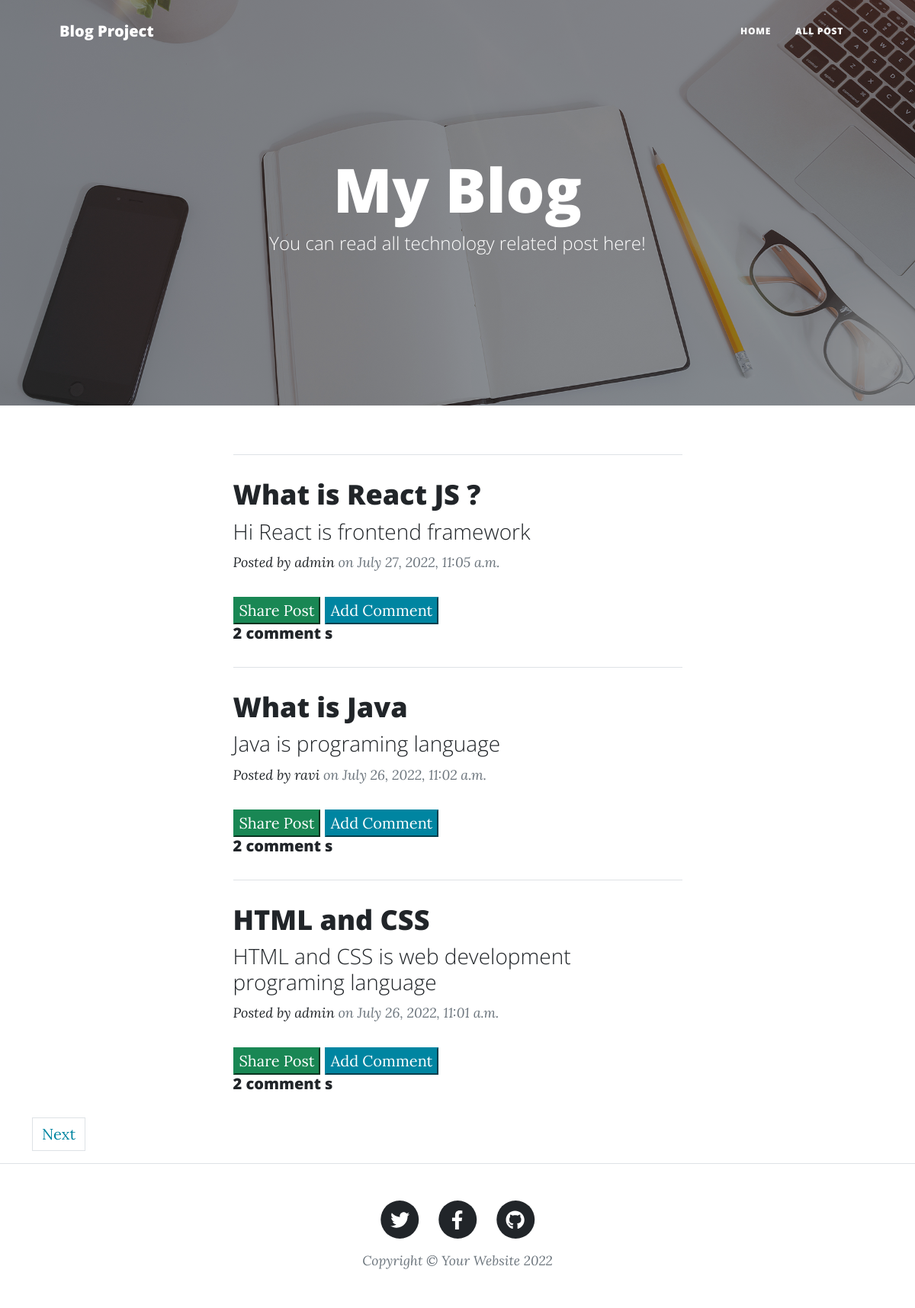
/post_list/, run on the app's committed database.
### app/models.py (models this page shows, shortened)
class Post(models.Model):
    STATUS_CHOICES = (
        ('draft', 'Draft'),
        ('published', 'Published'),
    )
    title = models.CharField(max_length=250)
    slug = AutoSlugField(unique_for_date ='publish', unique=True, null=True,default=None)
    author = models.ForeignKey(User,on_delete=models.CASCADE, related_name='blog_posts')
    body = models.TextField()
    publish = models.DateTimeField(default=timezone.now)
    created = models.DateTimeField(auto_now_add=True)
    updated = models.DateTimeField(auto_now_add=True)
    status = models.CharField(max_length=10, choices=STATUS_CHOICES, default='draft')
    class Meta:
        ordering = ['-publish']
    objects = models.Manager()
    published = PublishedManager()

### app/views.py (the view)
# urls.py: path('post_list/', views.post_list, name='post_list'),
def post_list(request):
    posts = Post.published.all()
    comment = Comment.objects.all()
    p= Paginator(posts, 3)
    page_number = request.GET.get('page')
    final = p.get_page(page_number)
    totalpage = final.paginator.num_pages
    try:
        page_obj = p.get_page(page_number)
    except PageNotAnInteger:
        page_obj = p.page(1)
    except EmptyPage:
        page_obj = p.page(p.num_pages)
    context = {'page_obj': page_obj,
                'lastpage':totalpage,
                'totalpagelist':[n+1 for n in range(totalpage)],
                'comment':comment,
                }
    return render(request,'app/list.html', context)

### app/models.py (called while the page is built)
    def get_queryset(self):
        return super(PublishedManager, self).get_queryset().filter(status='published')

### app/templates/app/list.html (shortened to what this page needs)
{% extends 'app/index.html' %}
{% block content %}
       <div class="container px-4 px-lg-5">
        <div class="row gx-4 gx-lg-5 justify-content-center">
            <div class="col-md-10 col-lg-8 col-xl-7">
                <div class="post-preview">
                    {% for post in page_obj.object_list %}
                    <a href="/post_details/{{post.slug}}">
                        <hr>
                        <h2 class="post-title" href="{{post.slug}}">{{post.title}}</h2>
                        <h3 class="post-subtitle">{{post.body}}</h3>
                        <p class="post-meta">Posted by<a href=""> {{post.author}} </a> on {{post.publish}} </p>
                        <a href="{% url 'post_share' post.id %}">
                            <input class="btn-success" type="submit" value="Share Post">
                        </a>
                        <a href="{% url 'comments' post.id %}"><button type="submit" class="btn-primary" >Add Comment</button></a>
                        {% with comment.count as total_comments %}
                            <h5>
                                {{total_comments}} comment {{total_comments | pluralize}}
                            </h5>
                        {% endwith %}
                    {% endfor %}
                    </a>
                </div>
            </div>
        </div>
    </div>
    <div class="container"
    <nav aria-label="Page navigation example">
        <ul class="pagination">
        {% if page_obj.has_next %}
          <li class="page-item"><a class="page-link text-primary" href="?page={{page_obj.next_page_number}}">Next</a></li>
        {% endif %}
        </ul>
</div>
{% endblock %}

### app/templates/app/index.html (shortened to what this page needs)
<!DOCTYPE html>
{% load static %}
<html lang="en">
    <head>
        <link href="{% static 'css/styles.css' %}" rel="stylesheet" />
    </head>
    <body>
        <nav class="navbar navbar-expand-lg navbar-light" id="mainNav">
            <div class="container px-4 px-lg-5">
                <a class="navbar-brand" href="/">Blog Project</a>
                <div class="collapse navbar-collapse" id="navbarResponsive">
                    <ul class="navbar-nav ms-auto py-4 py-lg-0">
                        <li class="nav-item"><a class="nav-link px-lg-3 py-3 py-lg-4" href="/">Home</a></li>
                        <li class="nav-item"><a class="nav-link px-lg-3 py-3 py-lg-4" href="{% url 'post_list' %}">All Post</a></li>
                    </ul>
                </div>
            </div>
        </nav>
        <header class="masthead" style="background-image: url('assets/img/home-bg.jpg')">
            <div class="container position-relative px-4 px-lg-5">
                <div class="row gx-4 gx-lg-5 justify-content-center">
                    <div class="col-md-10 col-lg-8 col-xl-7">
                        <div class="site-heading">
                            <h1>My Blog</h1>
                            <span class="subheading">You can read all technology related post here!</span>
                        </div>
                    </div>
                </div>
            </div>
        </header>
        {% block content %}{% endblock %}
        <footer class="border-top">
            <div class="container px-4 px-lg-5">
                <div class="row gx-4 gx-lg-5 justify-content-center">
                    <div class="col-md-10 col-lg-8 col-xl-7">
                        <ul class="list-inline text-center">
                            <li class="list-inline-item">
                                <a href="#!">
                                    <span class="fa-stack fa-lg">
                                        <i class="fas fa-circle fa-stack-2x"></i>
                                        <i class="fab fa-twitter fa-stack-1x fa-inverse"></i>
                                    </span>
                                </a>
                            </li>
                            <li class="list-inline-item">
                                <a href="#!">
                                    <span class="fa-stack fa-lg">
                                        <i class="fas fa-circle fa-stack-2x"></i>
                                        <i class="fab fa-facebook-f fa-stack-1x fa-inverse"></i>
                                    </span>
                                </a>
                            </li>
                            <li class="list-inline-item">
                                <a href="#!">
                                    <span class="fa-stack fa-lg">
                                        <i class="fas fa-circle fa-stack-2x"></i>
                                        <i class="fab fa-github fa-stack-1x fa-inverse"></i>
                                    </span>
                                </a>
                            </li>
                        </ul>
                        <div class="small text-center text-muted fst-italic">Copyright &copy; Your Website 2022</div>
                    </div>
                </div>
            </div>
        </footer>
    </body>
</html>

### data on the page
Post: title "What is React JS ?", body "Hi React is frontend framework", author "admin", publish "July 27, 2022, 11:05 a.m.", total_comments "2", total_comments "s"
Post: title "What is Java", body "Java is programing language", author "ravi", publish "July 26, 2022, 11:02 a.m.", author "2", total_comments "s"
Post: title "HTML and CSS", body "HTML and CSS is web development programing language", author "admin", publish "July 26, 2022, 11:01 a.m.", total_comments "2", total_comments "s"
